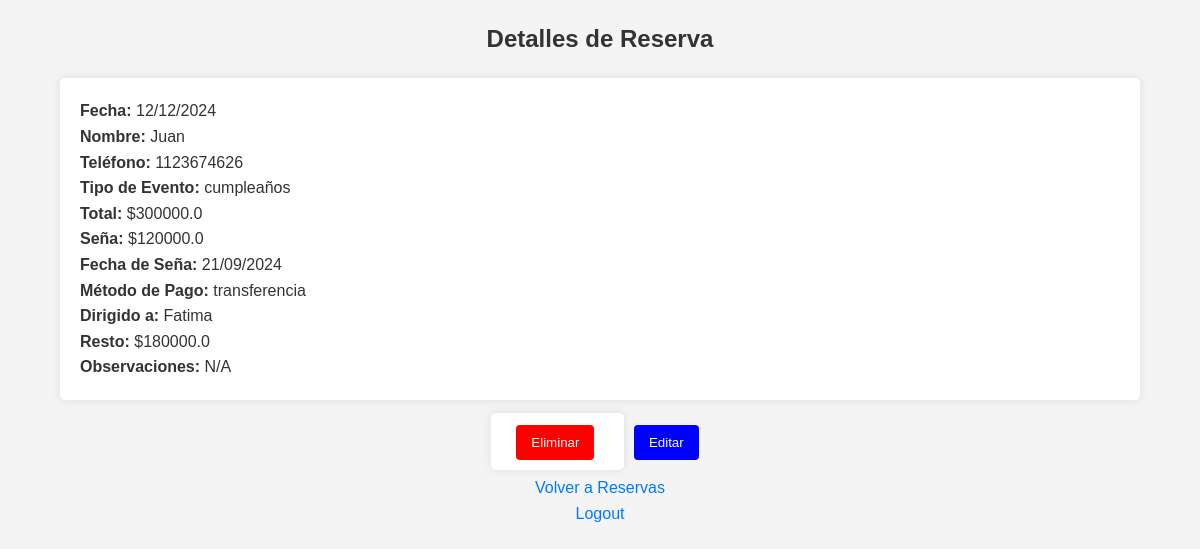
Page /ver/1 on the earlier database version.
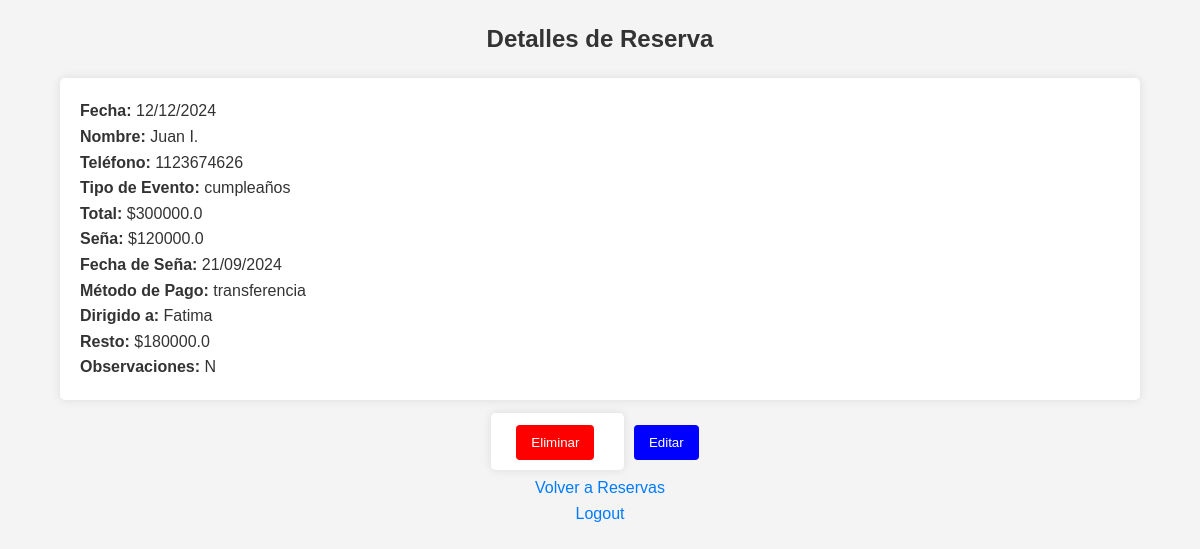
Same page on the later database version.
### tables this page shows
CREATE TABLE reservas (id INTEGER PRIMARY KEY, fecha TEXT, nombre TEXT, telefono TEXT, tipo_evento TEXT, total REAL, seña REAL, fecha_seña TEXT, metodo_pago TEXT, dirigido_a TEXT, resto REAL, observaciones TEXT);

### app.py (the view)
@app.route('/ver/<int:id>')
def ver_reserva(id):
    conn = get_db_connection()
    reserva = conn.execute('SELECT * FROM reservas WHERE id = ?', (id,)).fetchone()
    conn.close()
    if reserva:
        reserva_dict = dict(reserva)
        reserva_dict['fecha'] = datetime.strptime(reserva['fecha'], '%Y-%m-%d').strftime('%d/%m/%Y')
        if reserva['fecha_seña']:
            reserva_dict['fecha_seña'] = datetime.strptime(reserva['fecha_seña'], '%Y-%m-%d').strftime('%d/%m/%Y')
        return render_template('detalles_reserva.html', reserva=reserva_dict)
    else:
        flash('Reserva no encontrada.')
        return redirect(url_for('reservar'))

### app.py (called while the page is built)
def get_db_connection():
    conn = sqlite3.connect('reservas.db')
    conn.row_factory = sqlite3.Row
    return conn

### templates/detalles_reserva.html (shortened to what this page needs)
<!DOCTYPE html>
<html lang="es">
<head>
    <link rel="stylesheet" href="{{ url_for('static', filename='styles.css') }}">
</head>
<body>
    <h2>Detalles de Reserva</h2>
    <div class="container">
        <p><strong>Fecha:</strong> {{ reserva.fecha }}</p>
        <p><strong>Nombre:</strong> {{ reserva.nombre }}</p>
        <p><strong>Teléfono:</strong> {{ reserva.telefono }}</p>
        <p><strong>Tipo de Evento:</strong> {{ reserva.tipo_evento }}</p>
        <p><strong>Total:</strong> ${{ reserva.total }}</p>
        <p><strong>Seña:</strong> ${{ reserva.seña }}</p>
        <p><strong>Fecha de Seña:</strong> {{ reserva.fecha_seña }}</p>
        <p><strong>Método de Pago:</strong> {{ reserva.metodo_pago }}</p>
        <p><strong>Dirigido a:</strong> {{ reserva.dirigido_a }}</p>
        <p><strong>Resto:</strong> ${{ reserva.resto }}</p>
        <p><strong>Observaciones:</strong> {{ reserva.observaciones }}</p>
    </div>
    <div class="centered">
        <form action="/eliminar/{{ reserva.id }}" method="POST" style="display:inline;">
            <button type="submit" class="delete-button">Eliminar</button>
        </form>
        <a href="/editar/{{ reserva.id }}">
            <button class="edit-button">Editar</button>
        </a>
    </div>
    <div class="centered">
        <p><a href="/reservas">Volver a Reservas</a></p>
        <p><a href="/logout">Logout</a></p>
    </div>
</body>
</html>

### static/styles.css (style rules this page uses)
* { margin: 0; padding: 0; box-sizing: border-box; }
body { font-family: Arial, sans-serif; background-color: #f4f4f4; color: #333; line-height: 1.6; }
h2 { text-align: center; margin: 20px 0; }
.centered { text-align: center; margin-top: 10px; }
.container { max-width: 90%; margin: 20px auto; padding: 20px; background: #fff; border-radius: 5px; box-shadow: 0 0 10px rgba(0, 0, 0, 0.1); }
form { max-width: 400px; margin: 20px auto; padding: 20px; background: #fff; border-radius: 5px; box-shadow: 0 0 10px rgba(0,0,0,0.1); }
button { width: 100%; padding: 10px; background-color: #5cb85c; color: white; border: none; border-radius: 4px; cursor: pointer; }
.delete-button { background-color: red; color: white; }
.edit-button { background-color: blue; color: white; }
button { width: auto; padding: 10px 15px; border: none; border-radius: 4px; cursor: pointer; margin: 5px; }
a { margin: 0 5px; color: #007bff; text-decoration: none; }

Differences in the rows shown:
changed reservas "cumpleaños": nombre "Juan" → "Juan I."; observaciones "N/A" → "N"
